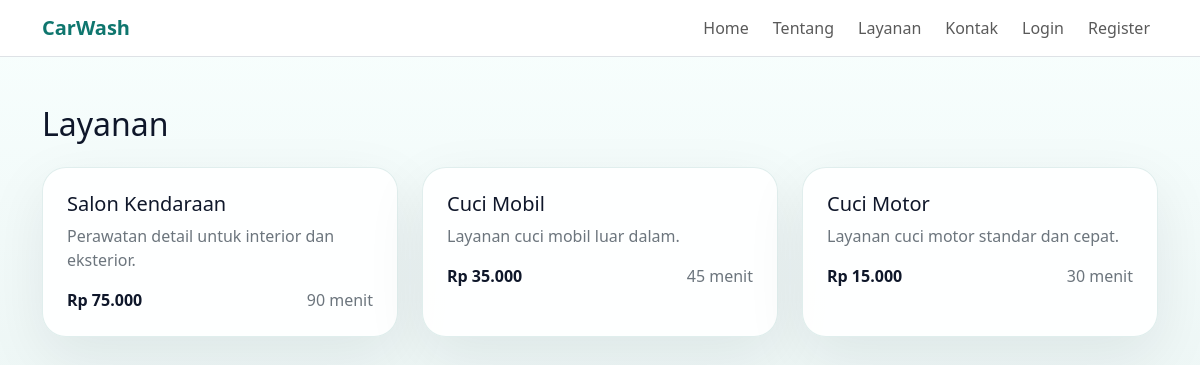
/services.php, run on the app's committed database.
### tables this page shows
CREATE TABLE services (
  id INT AUTO_INCREMENT PRIMARY KEY,
  service_name VARCHAR(100) NOT NULL,
  description TEXT,
  price DECIMAL(12,2) NOT NULL,
  duration INT NOT NULL,
  status ENUM('active', 'inactive') NOT NULL DEFAULT 'active'
);

### config/app.php (called while the page is built, shortened)
<?php
function app_url(string $path = ''): string
{
    $normalizedPath = '/' . ltrim($path, '/');
    return rtrim(BASE_URL, '/') . $normalizedPath;
}
function asset_url(string $path): string
{
    return app_url($path);
}

### services.php (the view, shortened to what this page needs)
<?php
require __DIR__ . '/config/database.php';
$serviceStatement = $pdo->prepare('SELECT service_name, description, price, duration FROM services WHERE status = :status ORDER BY id DESC');
$serviceStatement->execute(['status' => 'active']);
$services = $serviceStatement->fetchAll();
require __DIR__ . '/includes/header.php';
require __DIR__ . '/includes/navbar.php';
?>
<main class="container py-5">
  <h1 class="h2 mb-4">Layanan</h1>
  <?php if (empty($services)): ?>
    <div class="alert alert-info">Belum ada layanan aktif.</div>
  <?php else: ?>
    <div class="row g-4">
      <?php foreach ($services as $service): ?>
        <div class="col-md-4">
          <div class="content-card h-100 p-4">
            <h2 class="h5"><?php echo htmlspecialchars($service['service_name']); ?></h2>
            <p class="text-secondary mb-3"><?php echo htmlspecialchars($service['description'] ?? ''); ?></p>
            <div class="d-flex justify-content-between align-items-center">
              <strong>Rp <?php echo number_format((float) $service['price'], 0, ',', '.'); ?></strong>
              <span class="text-secondary"><?php echo (int) $service['duration']; ?> menit</span>
            </div>
          </div>
        </div>
      <?php endforeach; ?>
    </div>
  <?php endif; ?>
</main>
<?php require __DIR__ . '/includes/footer.php'; ?>

### includes/header.php (shortened to what this page needs)
<!doctype html>
<html lang="id">
<head>
  <link href="https://cdn.jsdelivr.net/npm/bootstrap@5.3.3/dist/css/bootstrap.min.css" rel="stylesheet">
  <link rel="stylesheet" href="<?php echo htmlspecialchars(asset_url('assets/css/style.css')); ?>">
</head>
<body>

### includes/navbar.php (shortened to what this page needs)
<?php
$isLoggedIn = !empty($_SESSION['user_id']);
$userRole = $_SESSION['role'] ?? null;
$dashboardUrl = $userRole === 'admin'
    ? app_url('admin/dashboard.php')
    : app_url('user/dashboard.php');
$bookingUrl = app_url('user/booking.php');
$profileUrl = app_url('user/profile.php');
$ordersUrl = app_url('user/orders.php');
$adminServicesUrl = app_url('admin/services.php');
$adminOrdersUrl = app_url('admin/orders.php');
$adminUsersUrl = app_url('admin/users.php');
$adminPaymentsUrl = app_url('admin/payments.php');
$adminReportsUrl = app_url('admin/reports.php');
?>
<nav class="navbar navbar-expand-lg navbar-light bg-white border-bottom sticky-top">
  <div class="container">
    <a class="navbar-brand fw-bold" href="<?php echo htmlspecialchars(app_url('index.php')); ?>">CarWash</a>
    <div class="collapse navbar-collapse" id="mainNav">
      <ul class="navbar-nav ms-auto gap-lg-2">
        <li class="nav-item"><a class="nav-link" href="<?php echo htmlspecialchars(app_url('index.php')); ?>">Home</a></li>
        <li class="nav-item"><a class="nav-link" href="<?php echo htmlspecialchars(app_url('about.php')); ?>">Tentang</a></li>
        <li class="nav-item"><a class="nav-link" href="<?php echo htmlspecialchars(app_url('services.php')); ?>">Layanan</a></li>
        <li class="nav-item"><a class="nav-link" href="<?php echo htmlspecialchars(app_url('contact.php')); ?>">Kontak</a></li>
        <?php if ($isLoggedIn): ?>
          <?php if ($userRole === 'admin'): ?>
            <li class="nav-item"><a class="nav-link" href="<?php echo htmlspecialchars($adminUsersUrl); ?>">User</a></li>
            <li class="nav-item"><a class="nav-link" href="<?php echo htmlspecialchars($adminServicesUrl); ?>">Layanan</a></li>
            <li class="nav-item"><a class="nav-link" href="<?php echo htmlspecialchars($adminOrdersUrl); ?>">Booking</a></li>
            <li class="nav-item"><a class="nav-link" href="<?php echo htmlspecialchars($adminPaymentsUrl); ?>">Pembayaran</a></li>
            <li class="nav-item"><a class="nav-link" href="<?php echo htmlspecialchars($adminReportsUrl); ?>">Laporan</a></li>
          <?php else: ?>
            <li class="nav-item"><a class="nav-link" href="<?php echo htmlspecialchars($profileUrl); ?>">Kendaraan</a></li>
            <li class="nav-item"><a class="nav-link" href="<?php echo htmlspecialchars($bookingUrl); ?>">Booking</a></li>
            <li class="nav-item"><a class="nav-link" href="<?php echo htmlspecialchars($ordersUrl); ?>">Riwayat</a></li>
          <?php endif; ?>
          <li class="nav-item"><a class="nav-link" href="<?php echo htmlspecialchars($dashboardUrl); ?>">Dashboard</a></li>
          <li class="nav-item"><a class="nav-link" href="<?php echo htmlspecialchars(app_url('logout.php')); ?>">Logout</a></li>
        <?php else: ?>
          <li class="nav-item"><a class="nav-link" href="<?php echo htmlspecialchars(app_url('login.php')); ?>">Login</a></li>
          <li class="nav-item"><a class="nav-link" href="<?php echo htmlspecialchars(app_url('register.php')); ?>">Register</a></li>
        <?php endif; ?>
      </ul>
    </div>
  </div>
</nav>

### includes/footer.php (shortened to what this page needs)
</body>
</html>

### assets/css/style.css (style rules this page uses)
:root { --brand: #0f766e; --brand-dark: #0b4f4a; --bg-soft: #f4fbfa; --text: #0f172a; }
body { color: var(--text); background: linear-gradient(180deg, #f8fffe 0%, #eef7f6 100%); }
.hero-card, .content-card, .auth-card { background: rgba(255, 255, 255, 0.9); border: 1px solid rgba(15, 118, 110, 0.12); border-radius: 24px; box-shadow: 0 20px 60px rgba(15, 23, 42, 0.08); }
.navbar-brand { color: var(--brand) !important; }

### data on the page
services: service_name "Salon Kendaraan", description "Perawatan detail untuk interior dan eksterior.", price "75.000", duration "90"
services: service_name "Cuci Mobil", description "Layanan cuci mobil luar dalam.", price "35.000", duration "45"
services: service_name "Cuci Motor", description "Layanan cuci motor standar dan cepat.", price "15.000", duration "30"
